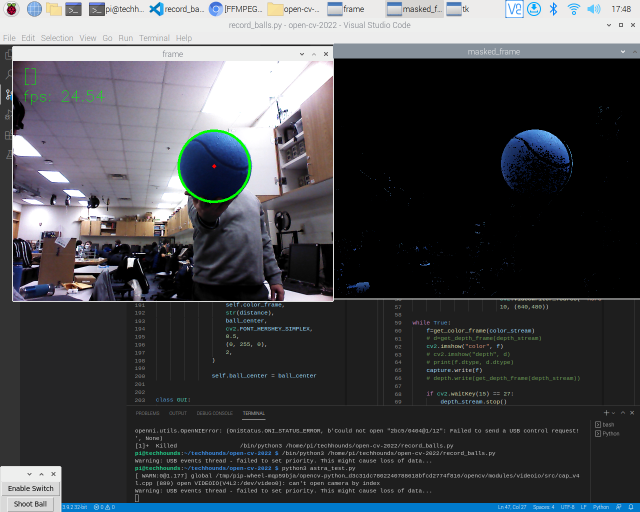
#> input picture 2022-01-20-174833_1280x1024_scrot.png, 1280 x 1024 px, given in place of the camera (shown at 1/2 size)
$ python calibratemask.py
#> lines starting #> are read from the running program, lines starting #| are printed output that depends on the picture; after the words box and inside, x2 and y2 are one past the last pixel; in counts of white or black regions, pixels touching at a corner belong together
import threading
import cv2
import numpy as np
import tkinter as tk
import networktables
import time
import gamepiece_detection.constants


vcap = cv2.VideoCapture(0)
if not vcap.isOpened():
    print("Cannot open camera")
    exit()

root = tk.Tk()
l1 = tk.Label(root, text="HSV Lower Bound")
l1.pack()
h1 = tk.Scale(
    root,
    from_=0,
    to=179,
    length=500,
    orient=tk.HORIZONTAL,
    command=lambda value: update("h1", value),
)
h1.pack()
h1.set(gamepiece_detection.constants.BLUE_BOUND_L[0])

s1 = tk.Scale(
    root,
    from_=0,
    to=255,
    length=500,
    orient=tk.HORIZONTAL,
    command=lambda value: update("s1", value),
)
s1.pack()
s1.set(gamepiece_detection.constants.BLUE_BOUND_L[1])

v1 = tk.Scale(
    root,
    from_=0,
    to=255,
    length=500,
    orient=tk.HORIZONTAL,
    command=lambda value: update("v1", value),
)
v1.pack()
v1.set(gamepiece_detection.constants.BLUE_BOUND_L[2])


l2 = tk.Label(root, text="HSV Upper Bound")
l2.pack()
h2 = tk.Scale(
    root,
    from_=0,
    to=179,
    length=500,
    orient=tk.HORIZONTAL,
    command=lambda value: update("h2", value),
)
h2.pack()
h2.set(gamepiece_detection.constants.BLUE_BOUND_U[0])

s2 = tk.Scale(
    root,
    from_=0,
    to=255,
    length=500,
    orient=tk.HORIZONTAL,
    command=lambda value: update("s2", value),
)
s2.pack()
s2.set(gamepiece_detection.constants.BLUE_BOUND_U[1])

v2 = tk.Scale(
    root,
    from_=0,
    to=255,
    length=500,
    orient=tk.HORIZONTAL,
    command=lambda value: update("v2", value),
)
v2.pack()
v2.set(gamepiece_detection.constants.BLUE_BOUND_U[2])


lower_range = np.array([0, 0, 0])
upper_range = np.array([0, 0, 0])
# lower_range2 = np.array([0, 0, 0])
# upper_range2 = np.array([0, 0, 0])


def update(name, value):
    if name == "h1":
        lower_range[0] = value
    elif name == "s1":
        lower_range[1] = value
    elif name == "v1":
        lower_range[2] = value
    elif name == "h2":
        upper_range[0] = value
    elif name == "s2":
        upper_range[1] = value
    elif name == "v2":
        upper_range[2] = value


while True:
    ret, frame = vcap.read()
#> frame is the input picture: shape (1024, 1280, 3); mean B, G, R 76.2, 72.2, 70.2
    frame = cv2.flip(frame, 1)
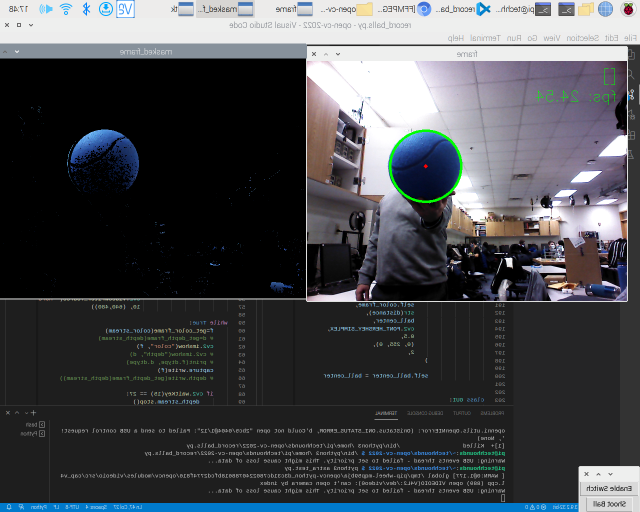
#> frame: shape (1024, 1280, 3) (shown at 1/2 size); mean B, G, R 76.2, 72.2, 70.2
    hsv = cv2.cvtColor(frame, cv2.COLOR_BGR2HSV)
#> hsv: shape (1024, 1280, 3); mean H, S, V 37.9, 20.4, 78.4
    mask = cv2.inRange(
        hsv,
        lower_range,
        upper_range,
    )
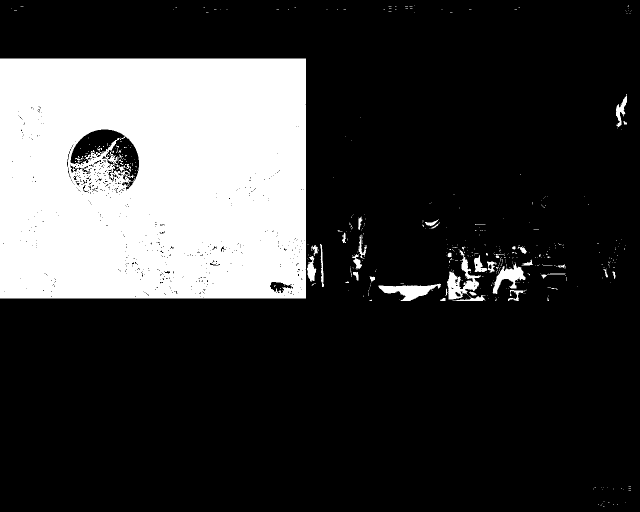
#> mask: shape (1024, 1280) (shown at 1/2 size); 22.6% white; 464 white regions (421 under 20 px), largest, box (x1, y1, x2, y2) and area: (0, 117, 612, 597) 283942, (894, 500, 962, 599) 2242, (757, 567, 882, 602) 2024

    mask1 = cv2.inRange(
        hsv,
        lower_range,
        upper_range,
    )
    cv2.imshow("mask1", mask1)
    # mask2 = cv2.inRange(
    #     hsv,
    #     lower_range2,
    #     upper_range2,
    # )
    # cv2.imshow("mask2", mask2)

    masked_frame = cv2.bitwise_and(frame, frame, mask=mask1)
#> masked_frame: shape (1024, 1280, 3); every value is 0
    cv2.imshow("mask_frame", masked_frame)

    cv2.imshow("feed", frame)
    cv2.imshow("mask", masked_frame)

    root.update()
    root.update_idletasks()
    if cv2.waitKey(20) & 0xFF == ord("q"):
#> (key q is pressed here)
        break

vcap.release()
cv2.destroyAllWindows()
